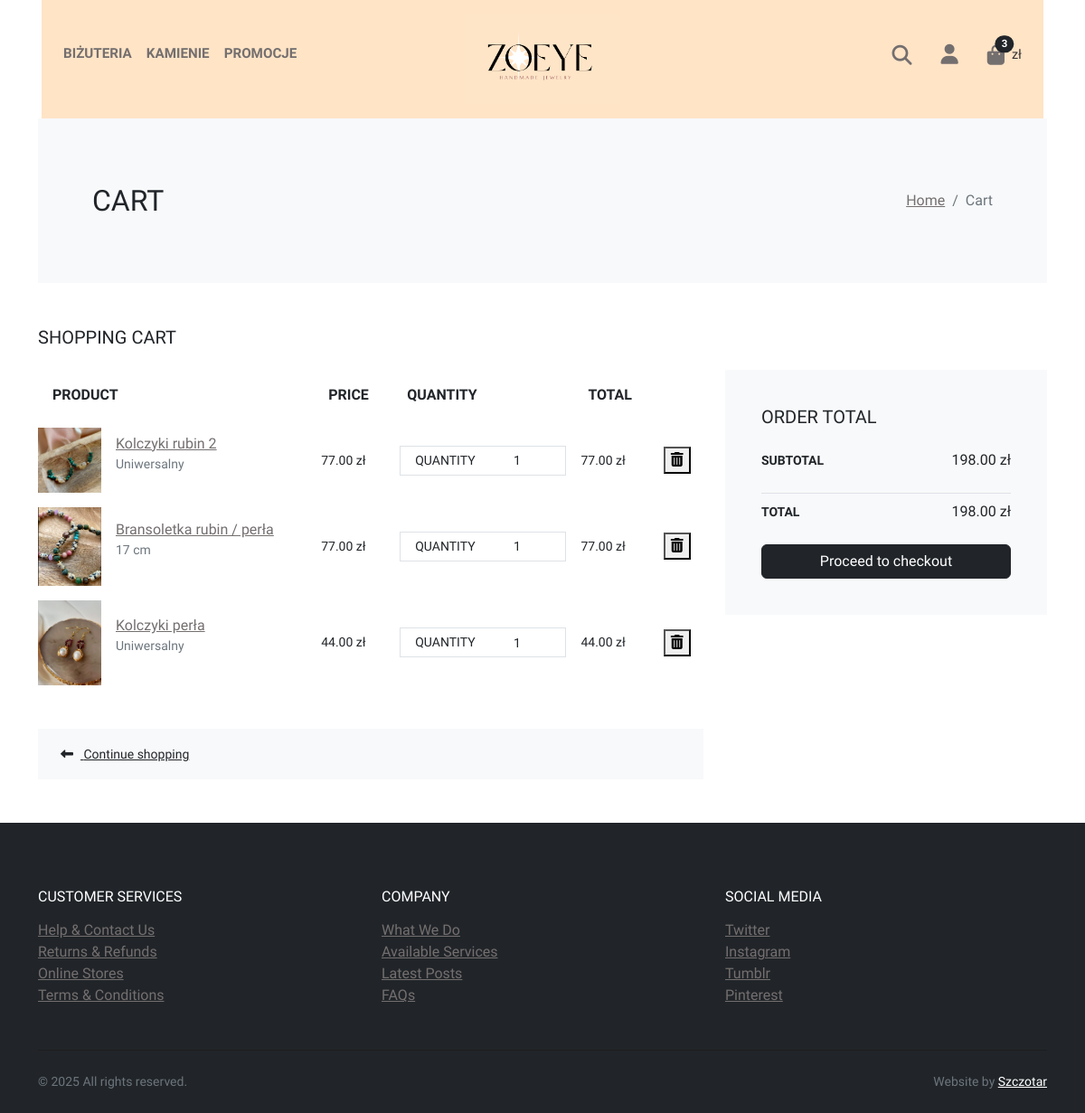
The app's page /cart/ (signed in) with its own data.
### store/models.py (models this page shows, shortened)
class Product(models.Model):
    GENDER_CHOICES = [
        ('unisex', 'Unisex'),
        ('women', 'Kobiety'),
        ('men', 'Mężczyźni'),
    ]
    name = models.CharField(max_length=100)
    price = models.DecimalField(default=0, decimal_places=2, max_digits=6) # Cena bazowa
    category = models.ForeignKey(Category, on_delete=models.CASCADE, default=1)
    description = models.CharField(max_length=2500, default='', blank=True, null = True)
    is_sale = models.BooleanField(default=False)
    sale_price = models.DecimalField(default=0, decimal_places=2, max_digits=6)
    stock = models.PositiveIntegerField(default=0)
    gender = models.CharField(max_length=10, choices=GENDER_CHOICES, default='unisex') # Filtr płci
    materials = models.ManyToManyField(Material, blank=True) # Filtr materiałów/kamieni
    def get_main_image(self):
        main_image = self.images.filter(order=0).first()
        if main_image:
            return main_image.image.url
        return None
    def get_effective_price(self):
        if self.is_sale:
            return self.sale_price
        return self.price

class ProductImage(models.Model):
    product = models.ForeignKey(
        Product,
        on_delete=models.CASCADE,
        related_name='images'
    )
    image = models.ImageField(upload_to='product_images/')
    alt_text = models.CharField(max_length=255, blank=True)
    order = models.PositiveIntegerField(default=0)
    class Meta:
        ordering = ['order']

class ProductVariation(models.Model):
    product = models.ForeignKey(
        Product,
        on_delete=models.CASCADE,
        related_name='variations'
    )
    size = models.CharField(max_length=50, help_text="Np. 17cm, 18cm, S, M, L", blank=True, null=False)
    stock = models.PositiveIntegerField(default=0)
    class Meta:
        unique_together = ('product', 'size')
        ordering = ['size'] # Sortuj wariacje np. po rozmiarze
    def get_effective_price(self):
        return self.product.get_effective_price()

### cart/views.py (the view)
# urls.py: path('', views.cart_summary, name = "cart_summary"),
def cart_summary(request):
    cart = Cart(request)
    cart_items = list(cart.__iter__())
    totals = cart.cart_total()
    context = {
        "cart_items": cart_items,
        "totals": totals,
    }
    return render(request, "cart_summary.html", context)

### cart/cart.py (called while the page is built)
    def __len__(self):
        return sum(self.cart.values())

### cart/context_processors.py (called while the page is built)
def cart(request):
	return {'cart': Cart(request)}

### store/context_processors.py (called while the page is built)
def site_data(request):
    return {
        'all_materials': Material.objects.all().order_by('name'),
        'all_categories': Category.objects.all().order_by('name'), # Możesz też dodać wszystkie kategorie
    }

### cart/templates/cart_summary.html (shortened to what this page needs)
{% extends 'base.html' %}
{% load static %}
{% load custom_filters %}
{% block content %}
<link rel="stylesheet" href="{% static 'css/custom.css' %}">
<div class="container">
    <section class="py-5 bg-light">
        <div class="container">
            <div class="row px-4 px-lg-5 py-lg-4 align-items-center">
                <div class="col-lg-6">
                    <h1 class="h2 text-uppercase mb-0">Cart</h1>
                </div>
                <div class="col-lg-6 text-lg-right">
                    <nav aria-label="breadcrumb">
                        <ol class="breadcrumb justify-content-lg-end mb-0 px-0">
                            <li class="breadcrumb-item"><a href="{% url 'home' %}">Home</a></li>
                            <li class="breadcrumb-item active" aria-current="page">Cart</li>
                        </ol>
                    </nav>
                </div>
            </div>
        </div>
    </section>
    <section class="py-5">
        <h2 class="h5 text-uppercase mb-4">Shopping cart</h2>
        <div class="row">
             <div class="col-lg-8 mb-3 mb-lg-0">
                <div class="table-responsive mb-4">
                    <table class="table">
                        <thead>
                            <tr>
                                <th class="border-0 p-3" scope="col"> <strong class="text-small text-uppercase">Product</strong></th>
                                <th class="border-0 p-3" scope="col"> <strong class="text-small text-uppercase">Price</strong></th>
                                <th class="border-0 p-3" scope="col"> <strong class="text-small text-uppercase">Quantity</strong></th>
                                <th class="border-0 p-3" scope="col"> <strong class="text-small text-uppercase">Total</strong></th>
                                <th class="border-0 p-3" scope="col"></th>
                            </tr>
                        </thead>
                        <tbody>
                            {% if cart_items %}
                                {% for item in cart_items %}
                                    {% with current_product_obj=item.item_object.product|default:item.item_object %}
                                    {% with product_id=current_product_obj.id %}
                                    {% if product_id %}
                                        <tr id="item-{{ item.item_key }}">
                                            <th class="pl-0 border-0" scope="row">
                                                <div class="media align-items-center">
                                                    <a class="reset-anchor d-block animate-img" href="{% url 'product' product_id %}">
                                                        {% if current_product_obj.images.all %}
                                                            <img src="{{ current_product_obj.get_main_image }}" alt="{{ current_product_obj.name }}" width="70"/>
                                                        {% else %}
                                                            <img src="{% static 'img/kolczyki.png' %}" alt="Brak zdjęcia" width="70"/>
                                                        {% endif %}
                                                    </a>
                                                    <div class="media-body ml-3">
                                                        <strong class="h6"> <a class="reset-anchor" href="{% url 'product' product_id %}">{{ current_product_obj.name }}</a></strong>
                                                        {% if item.item_type == 'variation' %}
                                                             <p class="small text-muted">{{ item.item_object.size|default:"Brak rozmiaru" }}</p>
                                                        {% else %}
                                                             <p class="small text-muted">Uniwersalny</p>
                                                        {% endif %}
                                                    </div>
                                                </div>
                                            </th>
                                            <td class="align-middle border-0">
                                                <p class="mb-0 small">{{ item.item_object.get_effective_price|floatformat:2 }} zł</p>
                                            </td>
                                            <td class="align-middle border-0">
                                                <div class="border d-flex align-items-center justify-content-between px-3">
                                                    <span class="small text-uppercase text-gray quantities">Quantity</span>
                                                    <div class="quantity">
                                                        <input type="number" name="quantity" value="{{ item.quantity }}" class="form-control form-control-sm border-0 shadow-0 quantity-input" data-item-key="{{ item.item_key }}" min="0" style="width: 60px; display: inline-block; text-align: center;">
                                                    </div>
                                                </div>
                                            </td>
                                            <td class="align-middle border-0 subtotal-cell" id="subtotal-{{ item.item_key }}">
                                                <p class="mb-0 small">{{ item.subtotal|floatformat:2 }} zł</p>
                                            </td>
                                            <td class="align-middle border-0">
                                                <button type="button" class="reset-anchor remove-item-button" data-item-key="{{ item.item_key }}"><i class="fas fa-trash-alt"></i></button>
                                            </td>
                                        </tr>
                                    {% endif %}
                                    {% endwith %}
                                    {% endwith %}
                                {% endfor %}
                            {% else %}
                                <tr>
                                    <td colspan="5" class="text-center border-0">Your cart is empty.</td>
                                </tr>
                            {% endif %}
                        </tbody>
                    </table>
                </div>
                <div class="bg-light px-4 py-3">
                    <div class="row align-items-center text-center">
                        <div class="col-md-6 mb-3 mb-md-0 text-md-left">
                            <a class="btn btn-link p-0 text-dark btn-sm" href="{% url 'categories_all' %}">
                                <i class="fas fa-long-arrow-alt-left mr-2"> </i> Continue shopping
                            </a>
                        </div>
                    </div>
                </div>
            </div>
            <div class="col-lg-4">
                <div class="card border-0 rounded-0 p-lg-4 bg-light">
                    <div class="card-body">
                        <h5 class="text-uppercase mb-4">Order total</h5>
                        <ul class="list-unstyled mb-0">
                            <li class="d-flex align-items-center justify-content-between mb-4">
                                <strong class="text-uppercase small font-weight-bold">Subtotal</strong>
                                <span id="cart-total-display">{{ totals|default:0|floatformat:2 }} zł</span>
                            </li>
                            <li class="border-bottom my-2"></li>
                            <li class="d-flex align-items-center justify-content-between mb-4">
                                <strong class="text-uppercase small font-weight-bold">Total</strong>
                                <span id="order-total-display">{{ totals|default:0|floatformat:2 }} zł</span>
                            </li>
                            <li>
                                <a class="btn btn-dark btn-block {% if not cart_items %}disabled{% endif %}" href="{% url 'checkout' %}">Proceed to checkout</a>
                            </li>
                        </ul>
                    </div>
                </div>
            </div>
        </div>
    </section>
</div>
{% endblock %}

### records on screen
Product: item_object.get_main_image (picture), item_object.name "Kolczyki rubin 2", shows "Uniwersalny", item_object.get_effective_price "77.00", quantity "1", subtotal "77.00"
ProductVariation: item_object.get_main_image (picture), item_object.name "Bransoletka rubin / perła", item_object.size "17 cm", item_object.get_effective_price "77.00", quantity "1", subtotal "77.00"
Product: item_object.get_main_image (picture), item_object.name "Kolczyki perła", shows "Uniwersalny", item_object.get_effective_price "44.00", quantity "1", subtotal "44.00"

### other values on screen
{{ cart|length }} "3"
{{ totals|default:0|floatformat:2 }} "198.00"
